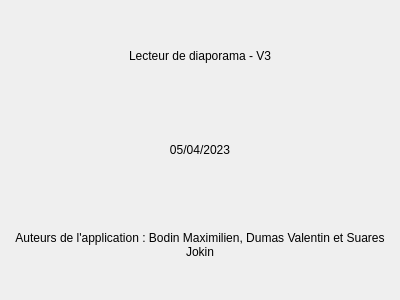
<?xml version="1.0" encoding="UTF-8"?>
<ui version="4.0">
 <class>PageAPropos</class>
 <widget class="QWidget" name="PageAPropos">
  <property name="geometry">
   <rect>
    <x>0</x>
    <y>0</y>
    <width>400</width>
    <height>300</height>
   </rect>
  </property>
  <property name="sizePolicy">
   <sizepolicy hsizetype="Preferred" vsizetype="Preferred">
    <horstretch>0</horstretch>
    <verstretch>0</verstretch>
   </sizepolicy>
  </property>
  <property name="windowTitle">
   <string>À propos</string>
  </property>
  <layout class="QVBoxLayout" name="verticalLayout_2">
   <item>
    <widget class="QLabel" name="numVersion">
     <property name="text">
      <string>Lecteur de diaporama - V3</string>
     </property>
     <property name="alignment">
      <set>Qt::AlignCenter</set>
     </property>
    </widget>
   </item>
   <item>
    <widget class="QLabel" name="dateCreation">
     <property name="text">
      <string>05/04/2023</string>
     </property>
     <property name="alignment">
      <set>Qt::AlignCenter</set>
     </property>
    </widget>
   </item>
   <item>
    <widget class="QLabel" name="auteurs">
     <property name="text">
      <string>Auteurs de l'application : Bodin Maximilien, Dumas Valentin et Suares Jokin</string>
     </property>
     <property name="alignment">
      <set>Qt::AlignCenter</set>
     </property>
     <property name="wordWrap">
      <bool>true</bool>
     </property>
    </widget>
   </item>
  </layout>
 </widget>
 <resources/>
 <connections/>
</ui>
